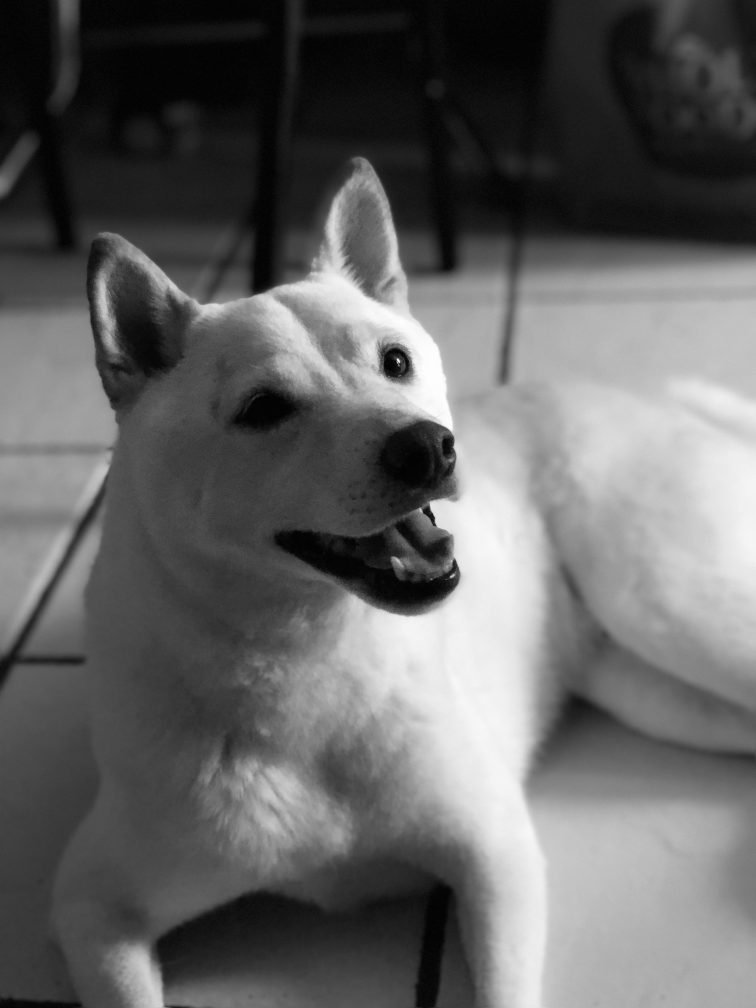
#> input picture Images/dog.jpg, 3024 x 4032 px (shown at 1/4 size)
$ python '9-Blurring Operation with Laplace.py'   (older library calls are emulated)
#> lines starting #> are read from the running program, lines starting #| are printed output that depends on the picture
import cv2

def blurring_with_laplace(img, sigma=1.0):
    blurred = cv2.GaussianBlur(img, (0, 0), sigma)
    return cv2.Laplacian(blurred, cv2.CV_64F)

img = cv2.imread('Images/dog.jpg', cv2.IMREAD_GRAYSCALE)
#> img is the input picture: shape (4032, 3024); min 0, max 255, mean 99.8
filtered_img = blurring_with_laplace(img, sigma=1.5)
#> in blurring_with_laplace, `return cv2.Laplacian(blurred, cv2.CV_64F)`:
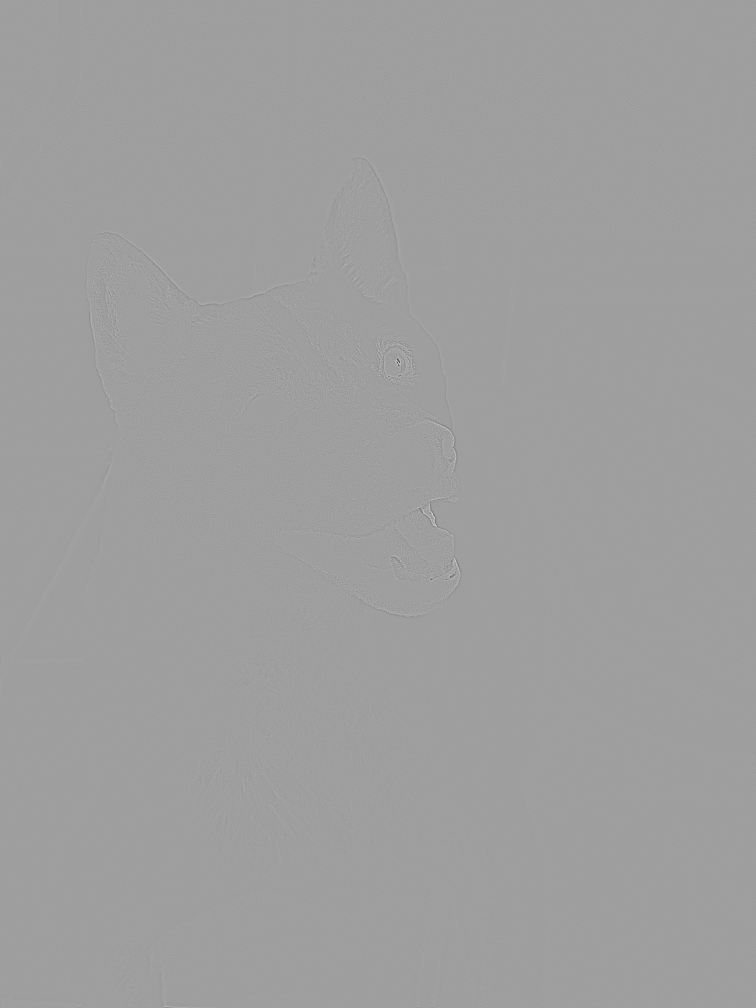
#> returned value: shape (4032, 3024) float64 (shown at 1/4 size); min -33, max 20, mean -2.62e-06; drawn with min black and max white

cv2.namedWindow('Blurring with Laplace', cv2.WINDOW_NORMAL)
cv2.resizeWindow('Blurring with Laplace', 400, 300)

cv2.imshow('Blurring with Laplace', filtered_img)
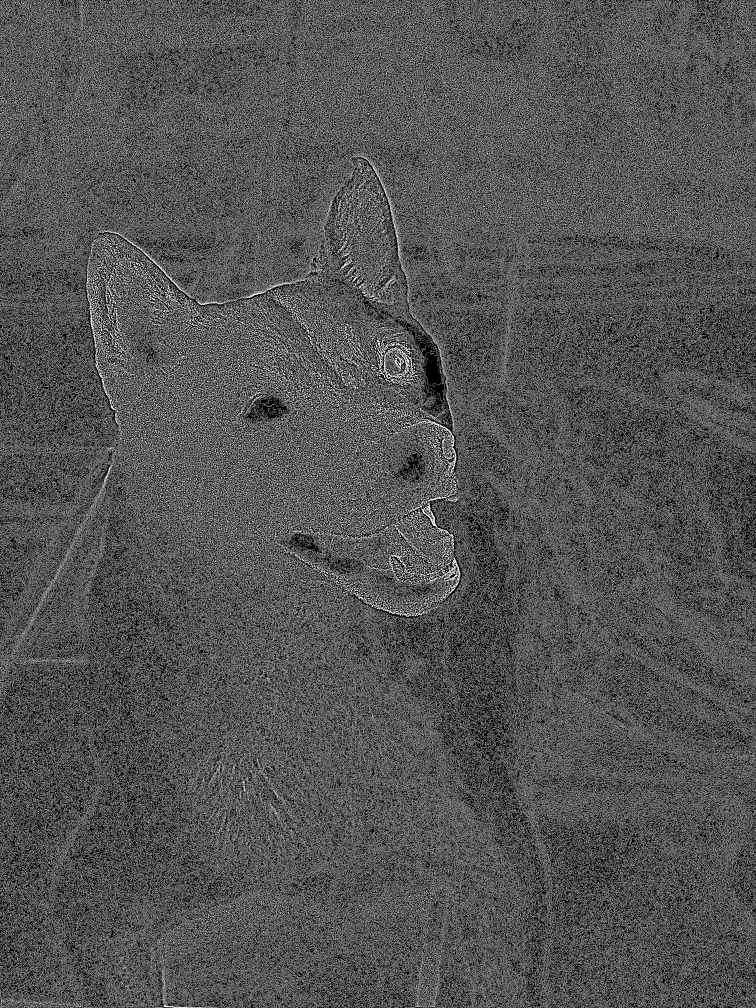
#> window 'Blurring with Laplace': shape (4032, 3024) (shown at 1/4 size); 32.9% white in thin lines or dots
cv2.waitKey(0)
